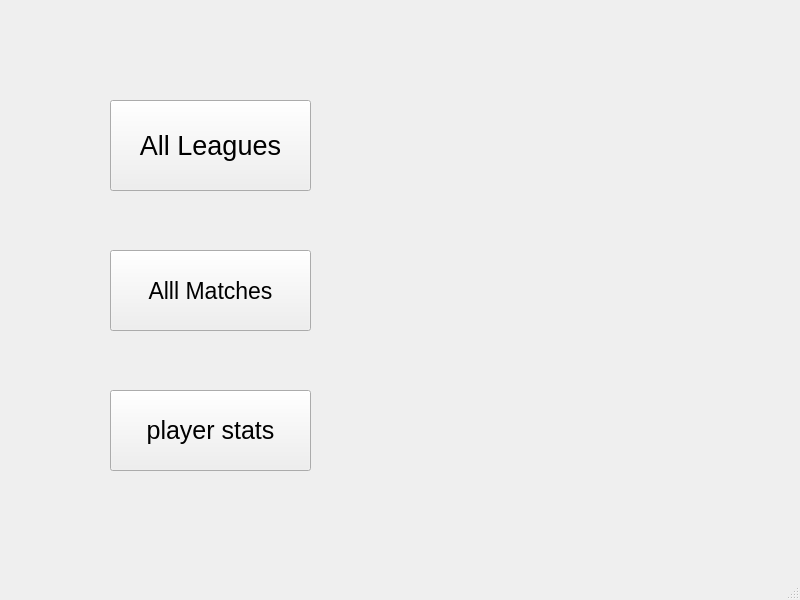
<?xml version="1.0" encoding="UTF-8"?>
<ui version="4.0">
 <class>MainWindow</class>
 <widget class="QMainWindow" name="MainWindow">
  <property name="geometry">
   <rect>
    <x>0</x>
    <y>0</y>
    <width>800</width>
    <height>600</height>
   </rect>
  </property>
  <property name="font">
   <font>
    <pointsize>10</pointsize>
   </font>
  </property>
  <property name="windowTitle">
   <string>MainWindow</string>
  </property>
  <widget class="QWidget" name="centralwidget">
   <widget class="QPushButton" name="pushButton">
    <property name="geometry">
     <rect>
      <x>110</x>
      <y>100</y>
      <width>201</width>
      <height>91</height>
     </rect>
    </property>
    <property name="font">
     <font>
      <pointsize>20</pointsize>
     </font>
    </property>
    <property name="text">
     <string>All Leagues</string>
    </property>
   </widget>
   <widget class="QPushButton" name="pushButton_2">
    <property name="geometry">
     <rect>
      <x>110</x>
      <y>250</y>
      <width>201</width>
      <height>81</height>
     </rect>
    </property>
    <property name="font">
     <font>
      <pointsize>17</pointsize>
     </font>
    </property>
    <property name="text">
     <string>Alll Matches</string>
    </property>
   </widget>
   <widget class="QPushButton" name="pushButton_3">
    <property name="geometry">
     <rect>
      <x>110</x>
      <y>390</y>
      <width>201</width>
      <height>81</height>
     </rect>
    </property>
    <property name="font">
     <font>
      <pointsize>19</pointsize>
     </font>
    </property>
    <property name="text">
     <string>player stats</string>
    </property>
   </widget>
  </widget>
  <widget class="QMenuBar" name="menubar">
   <property name="geometry">
    <rect>
     <x>0</x>
     <y>0</y>
     <width>800</width>
     <height>23</height>
    </rect>
   </property>
  </widget>
  <widget class="QStatusBar" name="statusbar"/>
 </widget>
 <resources/>
 <connections/>
</ui>
